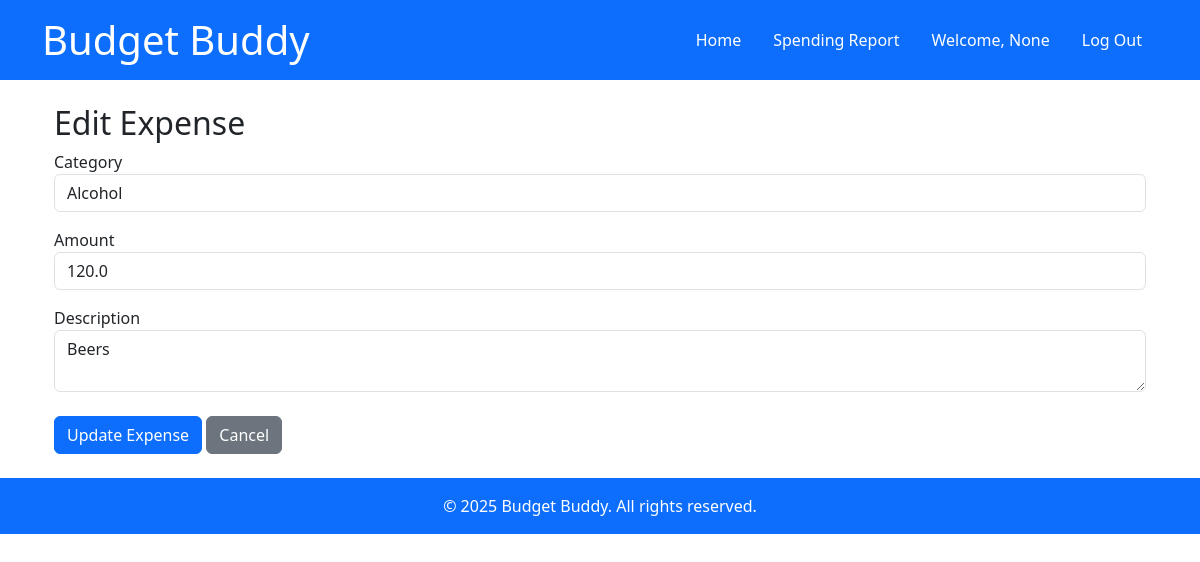
Page /edit/7 (signed in) on the committed database.
### models.py (models this page shows)
class Expense(db.Model):
    id = db.Column(db.Integer, primary_key=True)
    date = db.Column(db.DateTime, default=datetime.utcnow)
    category = db.Column(db.String(50), nullable=False)
    amount = db.Column(db.Float, nullable=False)
    description = db.Column(db.String(255), nullable=True)

### blueprints/expenses.py (the view, shortened to what this page needs)
@expenses_bp.route('/edit/<int:id>', methods=['GET', 'POST'])
@login_required
def edit_expense(id):
    expense = Expense.query.get_or_404(id)
    return render_template('edit_expense.html', expense=expense)

### templates/edit_expense.html
{% extends 'base.html' %}
{% block content %}
<div class="container mt-4">
    <h2>Edit Expense</h2>
    <form action="{{ url_for('expenses.edit_expense', id=expense.id) }}" method="post">
        <div class="form-group">
            <label for="category">Category</label>
            <input type="text" id="category" name="category" class="form-control" value="{{ expense.category }}" required>
        </div>
        <div class="form-group mt-3">
            <label for="amount">Amount</label>
            <input type="number" id="amount" name="amount" class="form-control" value="{{ expense.amount }}" step="0.01" required>
        </div>
        <div class="form-group mt-3">
            <label for="description">Description</label>
            <textarea id="description" name="description" class="form-control">{{ expense.description }}</textarea>
        </div>
        <div class="form-group mt-4">
            <button type="submit" class="btn btn-primary">Update Expense</button>
            <a href="{{ url_for('expenses.index') }}" class="btn btn-secondary">Cancel</a>
        </div>
    </form>
</div>
{% endblock %}

### rows in the picture
Expense: category "Alcohol", amount "120.0", description "Beers"

### other values in the picture
{{ session.get('username') }} "None"
